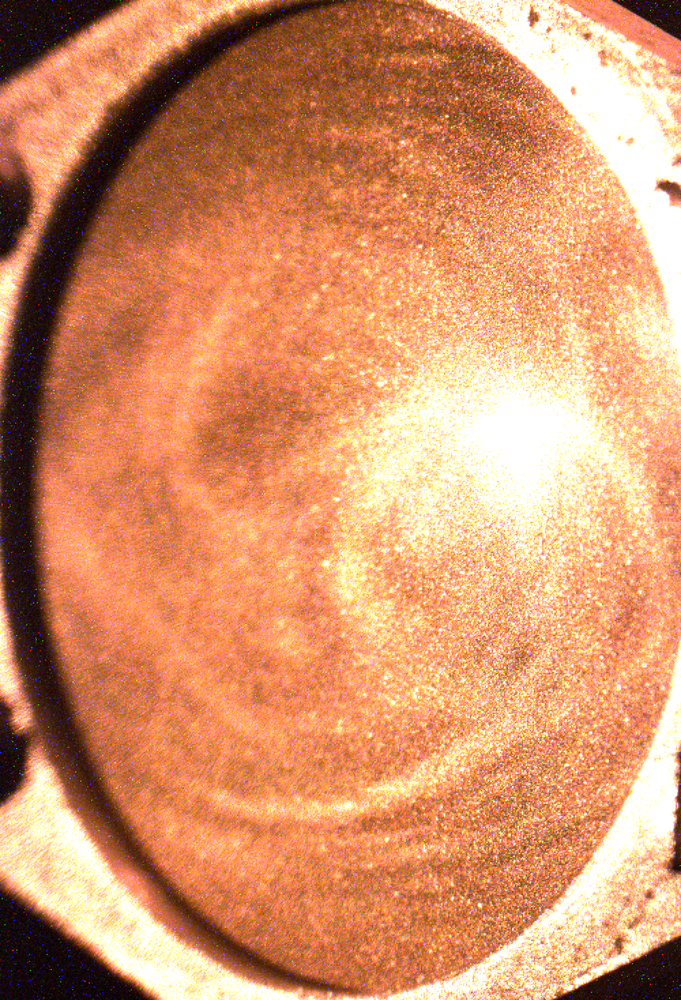
#> input picture data-original/DataRaw - Original/00_preperation/I0T5 Umbau und Kalibration/I0T5 3s exposure time.png, 681 x 1000 px, shrunk from 1000 x 1468 before the run
$ python open_image.py
#> lines starting #> are read from the running program, lines starting #| are printed output that depends on the picture
import cv2
import matplotlib.pyplot as plt
from tkinter.filedialog import askopenfilename

image = cv2.imread(askopenfilename(initialdir  = "."),cv2.IMREAD_GRAYSCALE)
#> the answer given: I0T5 3s exposure time.png
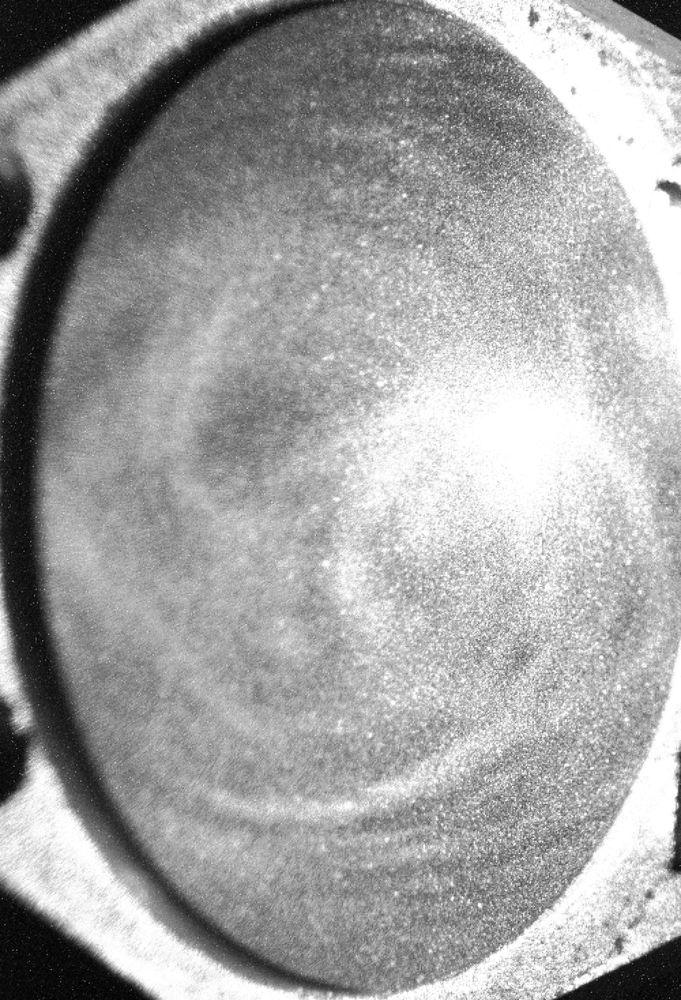
#> image: shape (1000, 681); min 0, max 255, mean 162.5
plt.imshow(image, cmap='gray', vmin=0, vmax=255)
plt.show()

$ run again, on data-original/DataRaw - Original/00_preperation/I0T5 Umbau und Kalibration/I0T5 nach Anschluss an Flir System.png
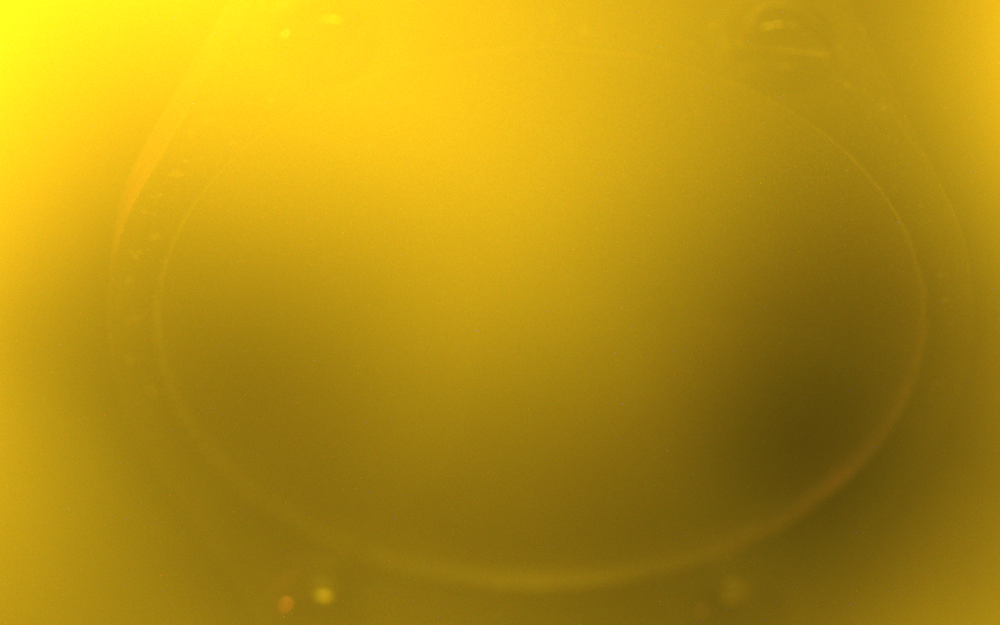
#> input picture data-original/DataRaw - Original/00_preperation/I0T5 Umbau und Kalibration/I0T5 nach Anschluss an Flir System.png, 1000 x 625 px, shrunk from 1920 x 1200 before the run
#> `image = cv2.imread(askopenfilename(initialdir  = "."),cv2.IMREAD_GRAYS..`:
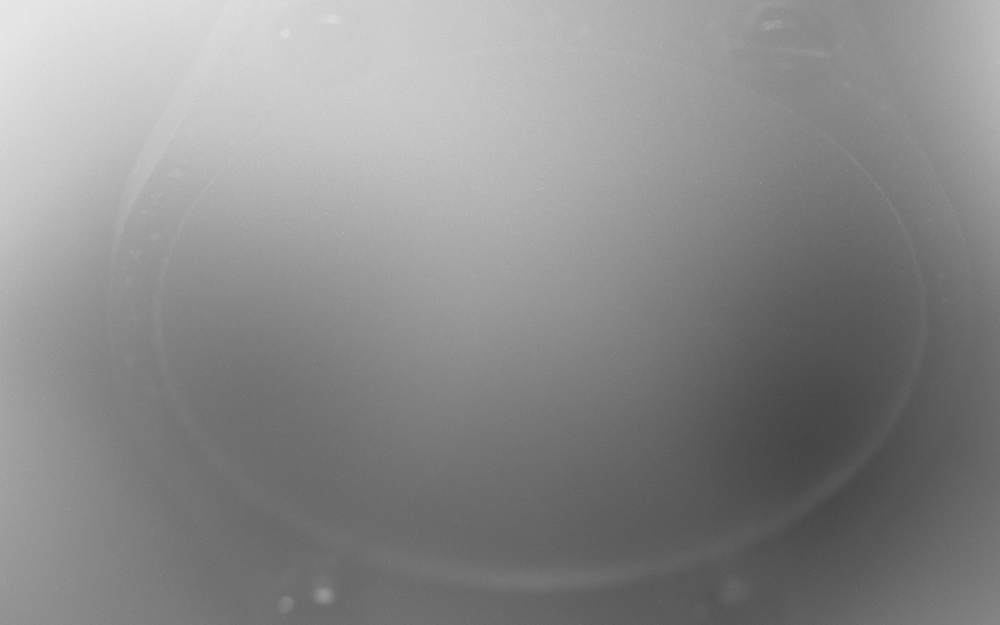
#> image: shape (625, 1000); min 68, max 233, mean 138.4
